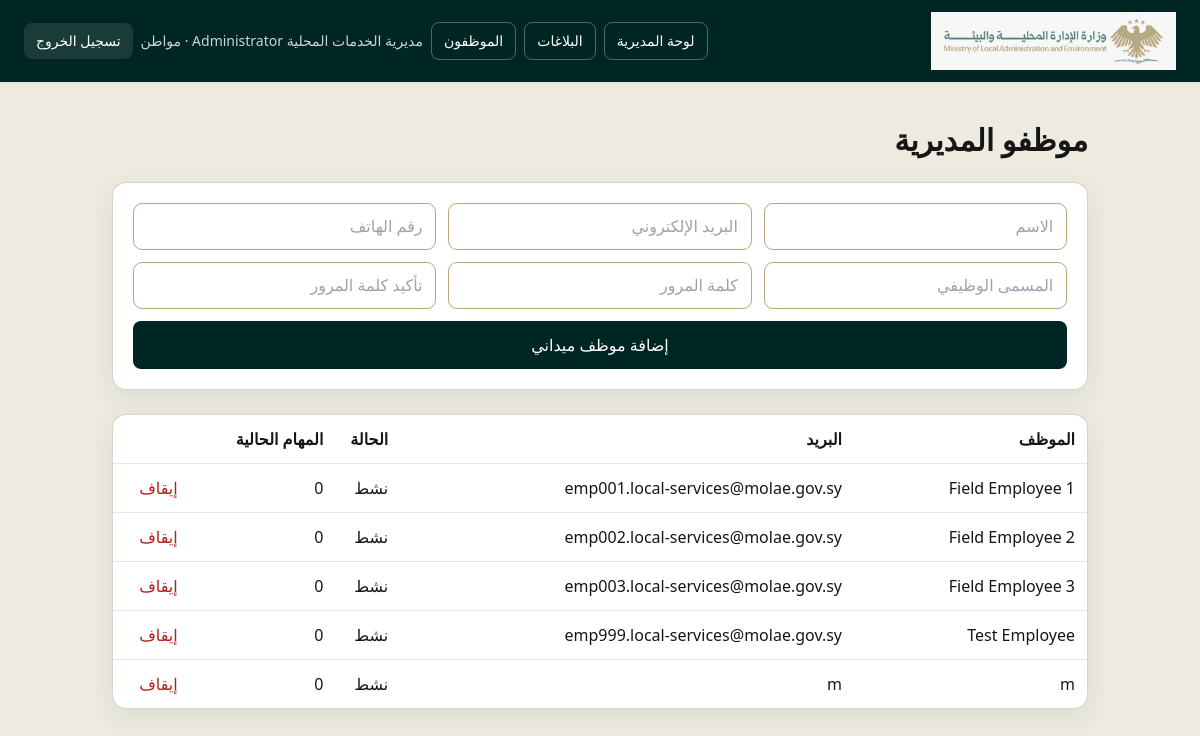
The page /directorate/employees (signed in) on the database as committed earlier.
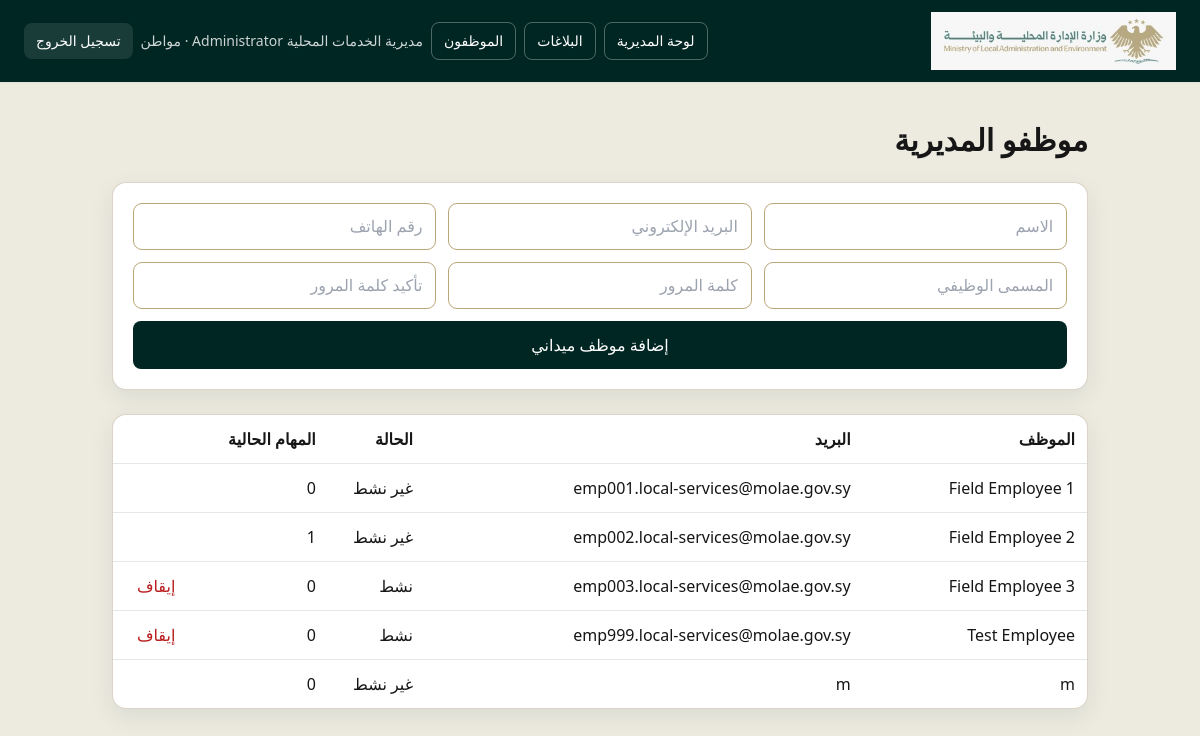
The same page on the database as committed later.
### app/models/user.py (models this page shows)
class User(Base):
    __tablename__ = "users"
    id: Mapped[int] = mapped_column(primary_key=True, index=True)
    name: Mapped[str] = mapped_column(String(150), nullable=False)
    email: Mapped[str] = mapped_column(String(255), unique=True, index=True, nullable=False)
    hashed_password: Mapped[str] = mapped_column(String(255), nullable=False)
    role: Mapped[str] = mapped_column(String(50), default="citizen", nullable=False)
    department_id: Mapped[int | None] = mapped_column(ForeignKey("departments.id"), nullable=True)
    national_id_hash: Mapped[str | None] = mapped_column(String(128), unique=True, nullable=True)
    national_id_encrypted: Mapped[str | None] = mapped_column(String(512), nullable=True)
    phone: Mapped[str | None] = mapped_column(String(50), nullable=True)
    job_title: Mapped[str | None] = mapped_column(String(150), nullable=True)
    is_active: Mapped[bool] = mapped_column(Boolean, default=True, nullable=False)
    created_at: Mapped[datetime] = mapped_column(DateTime(timezone=True), default=lambda: datetime.now(timezone.utc), nullable=False)
    updated_at: Mapped[datetime] = mapped_column(
        DateTime(timezone=True),
        default=lambda: datetime.now(timezone.utc),
        onupdate=lambda: datetime.now(timezone.utc),
        nullable=False,
    )
    complaints: Mapped[list["Complaint"]] = relationship(back_populates="user", foreign_keys="Complaint.user_id")
    comments: Mapped[list["Comment"]] = relationship(back_populates="user")
    complaint_updates: Mapped[list["ComplaintUpdate"]] = relationship(back_populates="user")
    department: Mapped["Department | None"] = relationship(foreign_keys=[department_id])
    assigned_tasks: Mapped[list["Complaint"]] = relationship(back_populates="assigned_employee", foreign_keys="Complaint.assigned_employee_id")

### app/routers/auth.py (the view)
@router.get("/directorate/employees")
async def directorate_employees(request: Request, user: User = Depends(require_role("directorate_admin")), db: Session = Depends(get_db)):
    employees = db.scalars(select(User).where(User.department_id == user.department_id, User.role == "field_employee").order_by(User.name)).all()
    workload = {employee.id: db.query(Complaint).filter(Complaint.assigned_employee_id == employee.id, Complaint.status.in_({"assigned", "in_progress"})).count() for employee in employees}
    return templates.TemplateResponse(request, "directorate_employees.html", {"title": "موظفو المديرية", "user": user, "employees": employees, "workload": workload})

### app/templates/directorate_employees.html
<!DOCTYPE html><html lang="ar" dir="rtl"><head><meta charset="UTF-8"><meta name="viewport" content="width=device-width,initial-scale=1"><title>{{ title }}</title><script src="https://cdn.tailwindcss.com"></script><link rel="stylesheet" href="/static/css/ministry-theme.css"></head><body>{% include 'partials/app_header.html' %}<main class="mx-auto max-w-5xl px-6 py-10"><h1 class="text-3xl font-bold">موظفو المديرية</h1>{% if error %}<div class="mt-4 rounded border border-red-300 bg-red-50 p-3 text-red-800">{{ error }}</div>{% endif %}<form method="post" action="/directorate/employees" class="ministry-card mt-6 grid gap-3 p-5 md:grid-cols-3"><input class="ministry-input" name="name" placeholder="الاسم" required><input class="ministry-input" name="email" placeholder="البريد الإلكتروني" required><input class="ministry-input" name="phone" placeholder="رقم الهاتف"><input class="ministry-input" name="job_title" placeholder="المسمى الوظيفي"><input class="ministry-input" name="password" type="password" placeholder="كلمة المرور" required><input class="ministry-input" name="password_confirmation" type="password" placeholder="تأكيد كلمة المرور" required><button class="ministry-btn rounded-lg px-4 py-3 md:col-span-3">إضافة موظف ميداني</button></form><div class="mt-6 ministry-card overflow-x-auto"><table class="w-full text-right"><thead><tr><th class="p-3">الموظف</th><th>البريد</th><th>الحالة</th><th>المهام الحالية</th><th></th></tr></thead><tbody>{% for employee in employees %}<tr class="border-t"><td class="p-3">{{ employee.name }}</td><td>{{ employee.email }}</td><td>{{ 'نشط' if employee.is_active else 'غير نشط' }}</td><td>{{ workload[employee.id] }}</td><td>{% if employee.is_active %}<form method="post" action="/directorate/employees/{{ employee.id }}/deactivate"><button class="text-red-700">إيقاف</button></form>{% endif %}</td></tr>{% endfor %}</tbody></table></div></main></body></html>

### app/templates/partials/app_header.html (shortened to what this page needs)
{% set lang = current_language(request) %}
<nav class="ministry-nav text-white shadow-sm">
  <div class="mx-auto flex max-w-7xl flex-wrap items-center justify-between gap-3 px-4 py-3 sm:px-6">
    <a href="/" class="shrink-0" aria-label="{{ 'العودة إلى الصفحة الرئيسية' if lang == 'ar' else 'Return to landing page' }}">
      <img class="ministry-logo" src="/static/images/horizntal-logo.png" alt="{{ 'شعار وزارة الإدارة المحلية والبيئة' if lang == 'ar' else 'Ministry of Local Administration and Environment Logo' }}" />
    </a>
    <div class="flex flex-wrap items-center gap-2 text-sm">
      {% if user.role == 'ministry_admin' %}
      <a href="/admin" class="rounded-lg border border-white/30 px-3 py-2 hover:bg-white/10">{{ 'لوحة التحكم' if lang == 'ar' else 'Dashboard' }}</a>
      <a href="/admin/complaints" class="rounded-lg border border-white/30 px-3 py-2 hover:bg-white/10">{{ 'البلاغات' if lang == 'ar' else 'Complaints' }}</a>
      <a href="/admin/map" class="rounded-lg border border-white/30 px-3 py-2 hover:bg-white/10">{{ 'الخريطة' if lang == 'ar' else 'Map' }}</a>
      {% elif user.role == 'directorate_admin' %}
      <a href="/directorate" class="rounded-lg border border-white/30 px-3 py-2 hover:bg-white/10">{{ 'لوحة المديرية' if lang == 'ar' else 'Directorate Dashboard' }}</a>
      <a href="/directorate/complaints" class="rounded-lg border border-white/30 px-3 py-2 hover:bg-white/10">{{ 'البلاغات' if lang == 'ar' else 'Complaints' }}</a>
      <a href="/directorate/employees" class="rounded-lg border border-white/30 px-3 py-2 hover:bg-white/10">{{ 'الموظفون' if lang == 'ar' else 'Employees' }}</a>
      {% elif user.role == 'field_employee' %}
      <a href="/employee" class="rounded-lg border border-white/30 px-3 py-2 hover:bg-white/10">{{ 'مهامي' if lang == 'ar' else 'My Tasks' }}</a>
      {% endif %}
      <span class="hidden text-white/80 lg:inline">{{ user.name }} · {{ 'إدارة' if user.role == 'admin' and lang == 'ar' else ('Admin' if user.role == 'admin' else ('مواطن' if lang == 'ar' else 'Citizen')) }}</span>
      <form method="post" action="/logout"><button type="submit" class="rounded-lg bg-white/10 px-3 py-2 hover:bg-white/20">{{ t('logout', request) }}</button></form>
    </div>
  </div>
</nav>

### app/static/css/ministry-theme.css (style rules this page uses)
:root { --syrian-forest:#002623;--syrian-emerald:#054239;--syrian-teal:#428177;--syrian-gold:#988561;--syrian-sand:#B9A779;--syrian-ivory:#EDEBE0;--syrian-umber:#260F14;--syrian-cherry:#4A151E;--syrian-red:#6B1F2A;--syrian-charcoal:#161616;--syrian-stone:#3D3A3B;--white:#fff }
body { background:var(--syrian-ivory);color:var(--syrian-charcoal);font-family:Tahoma,"Segoe UI",sans-serif }
.ministry-nav,.bg-sky-800,.bg-sky-700 { background:var(--syrian-forest)!important }
.ministry-btn,.bg-sky-700 { color:var(--white)!important; background:var(--syrian-forest)!important; }
.ministry-card { background:var(--white);border:1px solid rgba(152,133,97,.35);border-radius:14px;box-shadow:0 8px 24px rgba(0,38,35,.08) }
.ministry-input { border:1px solid var(--syrian-sand);border-radius:9px;padding:.65rem .8rem;width:100%;background:var(--white) }
.ministry-logo { max-height:58px;width:auto;object-fit:contain }

Rows that differ between the two databases and show on the page:
changed User "Field Employee 1": is_active "نشط" → "غير نشط"; no longer shows "إيقاف"
changed User "Field Employee 2": is_active "نشط" → "غير نشط"; department "0" → "1"; no longer shows "إيقاف"
changed User (number 6 of 6 on the later page): is_active "نشط" → "غير نشط"; no longer shows "إيقاف"
